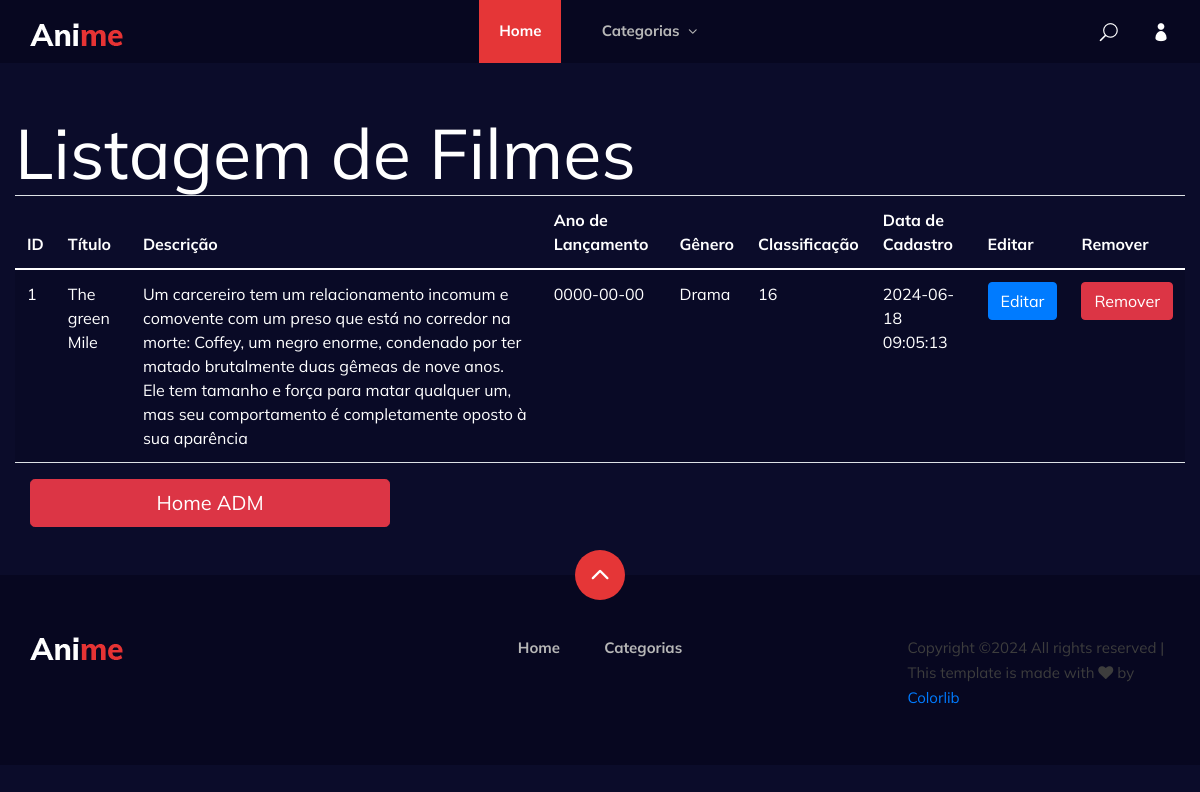
The page /index.php?pagina=filmes_listar on the database its author committed.
### tables this page shows
CREATE TABLE `filmes` (
  `id` int(11) NOT NULL,
  `titulo` varchar(255) DEFAULT NULL,
  `descricao` text DEFAULT NULL,
  `ano_lancamento` date DEFAULT NULL,
  `genero` varchar(100) DEFAULT NULL,
  `classificacao` varchar(10) DEFAULT NULL,
  `imagem` varchar(255) DEFAULT NULL,
  `midia` varchar(255) DEFAULT NULL,
  `data_cadastro` datetime DEFAULT NULL,
  `data_atualizacao` datetime DEFAULT NULL,
  `status` int(1) DEFAULT NULL
);

### pagina/filmes_listar.php (the view, shortened to what this page needs)
<?php
include("conexao.php");
$sql = "SELECT * FROM filmes";
$resultado = $conexao->query($sql);
?>
<h1 style="color:white;">Listagem de Filmes</h1>
<table class="table table-striped">
    <thead>
        <tr>
            <th scope="col" style="color:white;">ID</th>
            <th scope="col" style="color:white;">Título</th>
            <th scope="col" style="color:white;">Descrição</th>
            <th scope="col" style="color:white;">Ano de Lançamento</th>
            <th scope="col" style="color:white;">Gênero</th>
            <th scope="col" style="color:white;">Classificação</th>
            <th scope="col" style="color:white;">Data de Cadastro</th>
            <th scope="col" style="color:white;">Editar</th>
            <th scope="col" style="color:white;">Remover</th>
        </tr>
    </thead>
    <tbody>
    <?php
    while ($linha = $resultado->fetch_assoc()) {
    ?>
        <tr>
            <td style="color:white;"><?php echo htmlspecialchars($linha['id']); ?></td>
            <td style="color:white;"><?php echo htmlspecialchars($linha['titulo']); ?></td>
            <td style="color:white;"><?php echo htmlspecialchars($linha['descricao']); ?></td>
            <td style="color:white;"><?php echo htmlspecialchars($linha['ano_lancamento']); ?></td>
            <td style="color:white;"><?php echo htmlspecialchars($linha['genero']); ?></td>
            <td style="color:white;"><?php echo htmlspecialchars($linha['classificacao']); ?></td>
            <td style="color:white;"><?php echo htmlspecialchars($linha['data_cadastro']); ?></td>
            <td>
                <a href='index.php?pagina=filmes_edita&id=<?php echo htmlspecialchars($linha['id']); ?>'>
                    <button class='btn btn-primary'>
                        Editar
                    </button>
                </a>
            </td>
            <td>
                <a href='index.php?pagina=filmes_remover&id=<?php echo htmlspecialchars($linha['id']); ?>' onclick='return confirmarRemocao()'>
                    <button class='btn btn-danger'>
                        Remover
                    </button>
                </a>
            </td>
        </tr>
    <?php
    }
    ?>
    </tbody>
</table>
<div class="col-md-4 mb-3">
    <a href="index.php?pagina=home_adm" class="btn btn-danger btn-lg btn-block">Home ADM</a>
</div>

### css/style.css (style rules this page uses)
html, body { height: 100%; font-family: "Mulish", sans-serif; -webkit-font-smoothing: antialiased; background: #0b0c2a; }
h1, h2, h3, h4, h5, h6 { margin: 0; color: #111111; font-weight: 400; font-family: "Mulish", sans-serif; }
h1 { font-size: 70px; }

### rows shown on the page
filmes: id "1", titulo "The green Mile", descricao "Um carcereiro tem um relacionamento incomum e comovente com um preso que está no corredor na morte: Coffey, um negro enorme, condenado por ter matado brutalmente duas gêmeas de nove anos. Ele tem tamanho e força para matar qualquer um, mas seu comportamento é completamente oposto à sua aparência", ano_lancamento "0000-00-00", genero "Drama", classificacao "16", data_cadastro "2024-06-18 09:05:13"
